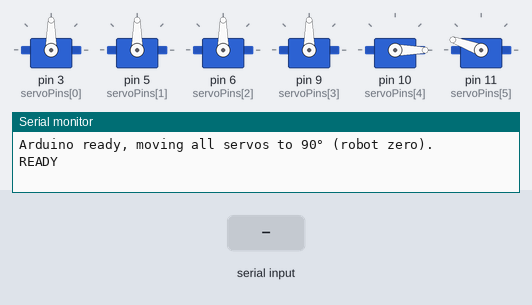
A sketch run on a simulated Arduino Uno, built with avr-gcc and run on an emulated ATmega328P. Parts: 6 × servo, the last lines printed to the serial monitor. The inputs (shaded band) are chosen by the test bench.

Above: at 1.3 s.
1.4 s: "END\n" received over Serial
At 3.2 s:
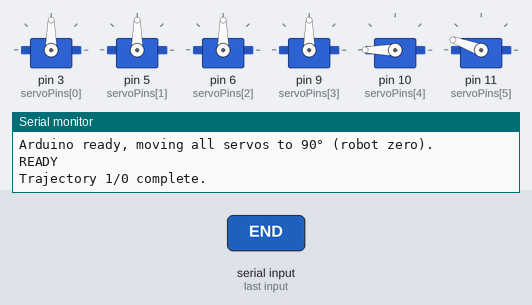
At 9.8 s:
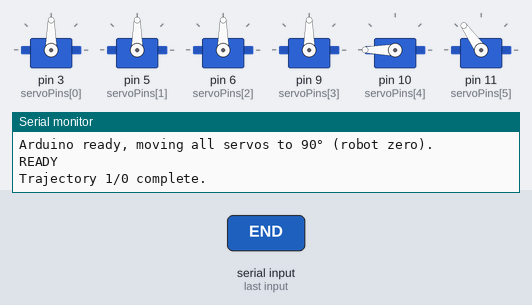
Timing chart, 0 to 39.0 s (numbered marks = the images above; inputs shaded):
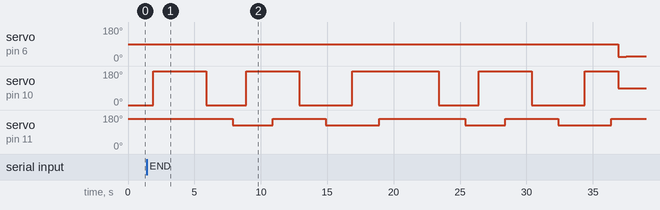

Measured:
- after the input at 1.4 s, servo on pin 6 (servoPins[2]): 90° → 23° after 35.5 s, → 24° 0.60 s later, → 25° 0.60 s later, → 26° 0.60 s later; servo on pin 10 (servoPins[4]): 0° → 180° after 0.50 s, → 0° 4.0 s later, → 180° 3.0 s later, → 0° 4.0 s later, … (10 changes in this stretch)

The sketch:

robot_tst.ino
```cpp
#include <Servo.h>

Servo servos[6];
int servoPins[] = {3, 5, 6, 9, 10, 11};

bool sequenceRunning = false;
int totalTrajectories = 0;
int currentTrajectory = 0;
bool initialized = false;

void go_home();
void execute_grip();
void execute_twist();

void setup() {
  Serial.begin(115200);

  // Attach servos and move to robot zero (90°)
  for (int i = 0; i < 6; i++) {
    servos[i].attach(servoPins[i]);
  }

  go_home();

  servos[4].write(0);
  servos[5].write(160);

  Serial.println("Arduino ready, moving all servos to 90° (robot zero).");
  delay(100);

  // Send initial READY to receive INIT message
  Serial.println("READY");
}

void loop() {
  // Read incoming Serial line
  if (Serial.available() > 0) {
    String line = Serial.readStringUntil('\n');
    line.trim();
    if (line.length() == 0) return;

    // Check for INIT message with number of trajectories
    if (line.startsWith("INIT ")) {
      totalTrajectories = line.substring(5).toInt();
      currentTrajectory = 0;
      initialized = true;

      Serial.print("Initialized: Will execute ");
      Serial.print(totalTrajectories);
      Serial.println(" trajectories");

      // Ready to receive first trajectory
      delay(100);
      Serial.println("READY");
      sequenceRunning = true;
      return;
    }

    // Check for END message
    if (line.equalsIgnoreCase("END")) {
      sequenceRunning = false;
      currentTrajectory++;

      Serial.print("Trajectory ");
      Serial.print(currentTrajectory);
      Serial.print("/");
      Serial.print(totalTrajectories);
      Serial.println(" complete.");
      if(currentTrajectory ==2){
        execute_grip();
      }
      // Check if all trajectories are done
      if (currentTrajectory >= totalTrajectories) {
        execute_twist();
        execute_twist();
        delay(500);
        servos[4].write(90);
        for(int i=23; i<=50;i++){
          servos[2].write(i);
          delay(600);
        }
        Serial.println("=== ALL TRAJECTORIES COMPLETE ===");
        Serial.println("Robot holding final position.");
        Serial.println("Send READY when you want to start a new cycle.");
        initialized = false;  // Need new INIT for next cycle
      } else {
        // More trajectories to go, send READY for next one
        delay(500);  // Brief pause at final position
        Serial.println("READY");
        sequenceRunning = true;
      }
      return;
    }

    // Only process angle data if sequence is running
    if (!sequenceRunning || !initialized) return;

    // Parse 5 angles from CSV
    float angles[5];
    int startIndex = 0;
    for (int i = 0; i < 5; i++) {
      int commaIndex = line.indexOf(',', startIndex);
      String angleStr = (i < 4) ? line.substring(startIndex, commaIndex) : line.substring(startIndex);
      angles[i] = angleStr.toFloat();
      startIndex = commaIndex + 1;
    }

    // Map joint angles to servo angles
    for (int i = 0; i < 4; i++) {
      int servoAngle = 0;
      if (i == 0 || i == 4) {           // Joints 1 & 5: 0→180
        servoAngle = constrain(int(angles[i]), 0, 180);
      } else {
        if (i == 3) {
          servoAngle = constrain(int(-angles[i] + 90), 0, 180);
        } else {
          servoAngle = constrain(int(angles[i] + 90), 0, 180);  // Joints 2,3: -90→90 → 0→180
        }
      }
      servos[i].write(servoAngle);
    }

    // Feedback
    Serial.print("Servo angles applied: ");
    for (int i = 0; i < 5; i++) {
      Serial.print(servos[i].read());
      if (i < 4) Serial.print(", ");
    }
    Serial.println();
  }
}

void execute_grip(){
  delay(1000);
  servos[4].write(0);
  delay(500);
  servos[5].write(125);
}

void execute_twist(){
  delay(500);
  servos[4].write(180);
  delay(2000);
  servos[5].write(160);
  delay(2000);
  // servos[2].write(30);
  // delay(2000);
  servos[4].write(0);
  // delay(2000);
  // servos[2].write(24);
  delay(2000);
  servos[5].write(125);
  delay(1000);
  servos[4].write(180);
  delay(2000);
  servos[5].write(160);
  delay(2000);
  servos[4].write(0);
  delay(2000);
  servos[5].write(125);
  delay(2000);
  servos[4].write(180);
  delay(2000);
  servos[5].write(160);
}

void go_home()
{
  for(int i=0; i<=3; i++){
    servos[i].write(90);
  }


}
```
